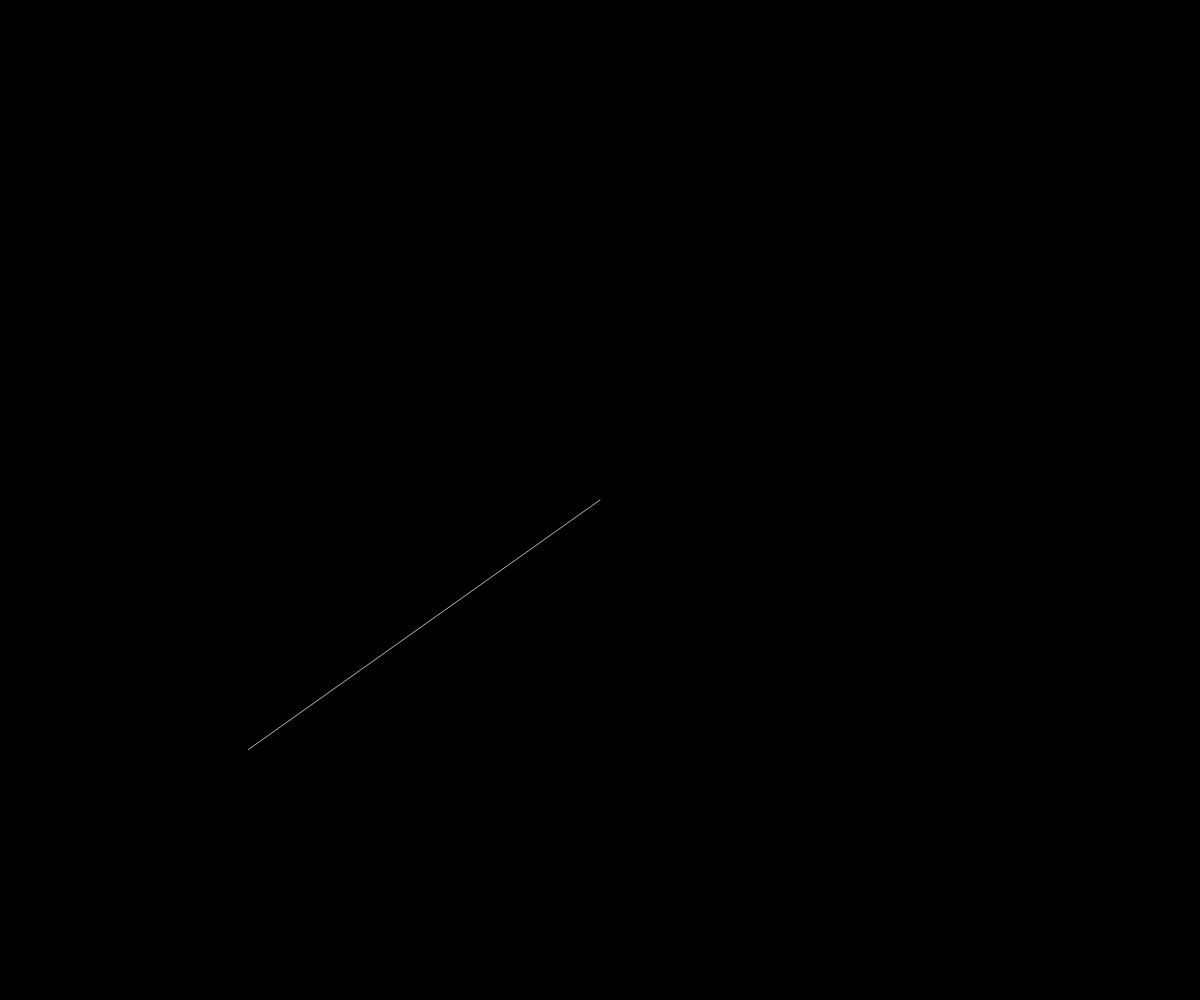
Frame 1 (no input)
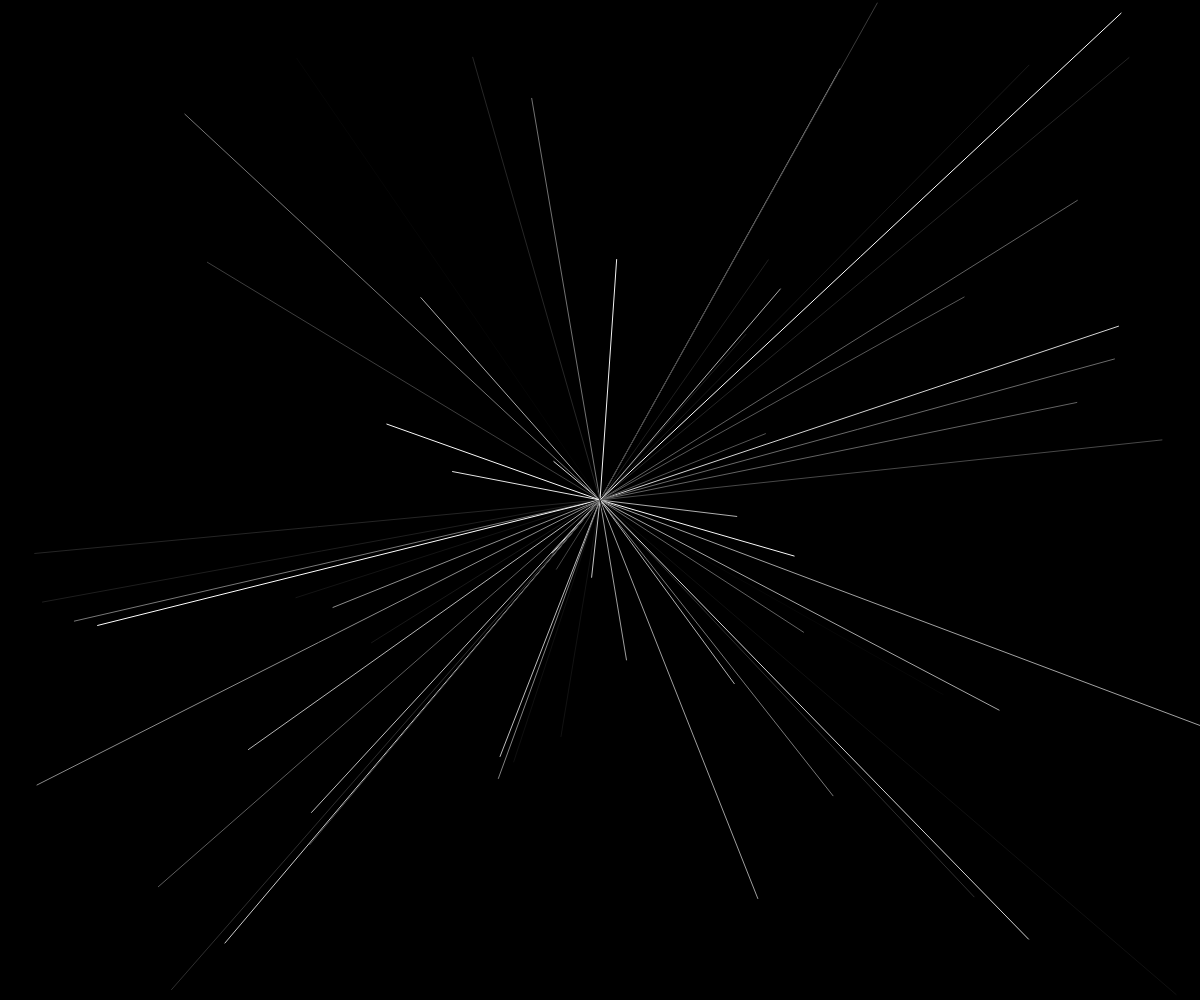
Frame 60 (no input)
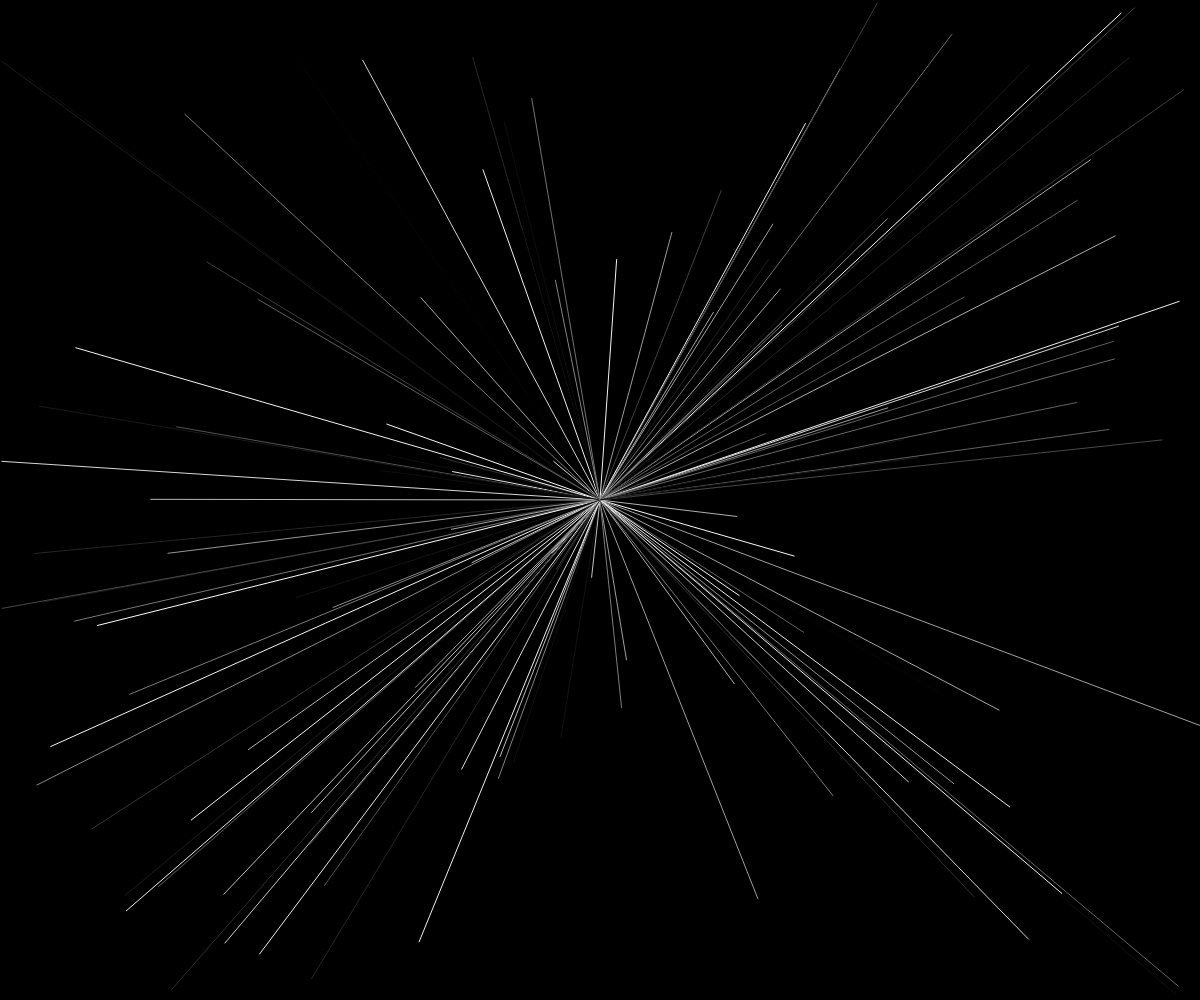
Frame 120 (the mouse pressed at the canvas centre since frame 60)

The p5.js sketch that drew these frames (run headless with seeded random() and noise() and a simulated clock; from frame 60 on, the mouse is pressed at the canvas centre):

// p5.js sketch
// ── sketch.js
// drawing lines from the center of the canvas
// why does the X and Y of second point need to be between 0 and width

function setup() {
    createCanvas(windowWidth, windowHeight);
    background(0); // this makes the background black
}
function draw() {
    stroke(random(255));
    // start lines in the middle of the screen (width/2, height/2)
    line(width/2, height/2, random(width), random(height));
}
